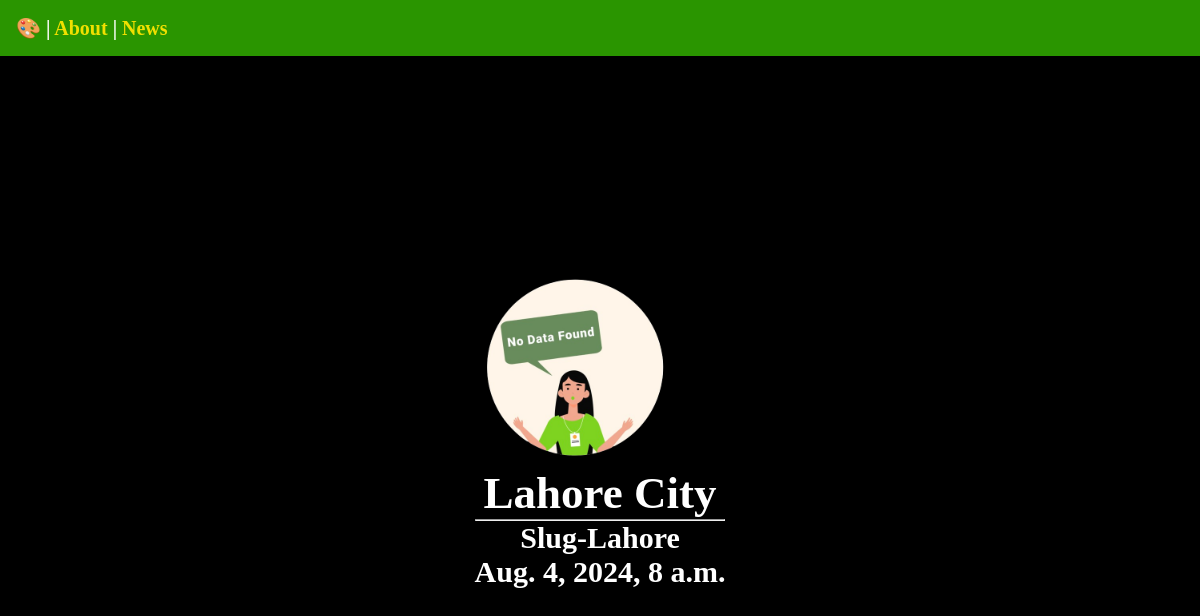
Page /postsApp/Lahore-post on the committed database.
### postsApp/models.py (models this page shows, shortened)
class Post(models.Model):
    title = models.CharField(max_length=75)
    body = models.TextField()
    city = models.CharField(max_length=75)
    slug = models.SlugField()  # Set a default value for slug
    date = models.DateTimeField(auto_now_add=True)
    banner=models.ImageField(default='fallback.png',blank=True)

### postsApp/views.py (the view)
# urls.py: path('<slug:slug>', views.post_page, name="page"),
def post_page(request, slug):
    post = Post.objects.get(slug=slug)
    return render(request, "posts/post_page.html", {'post': post})

### postsApp/Templates/posts/post_page.html (shortened to what this page needs)
{% extends "Layout.html" %}
{%block content %}
<section>
  <img class="banner" src="{{post.banner.url}}" alt="{{post.title}}">
  <h1>{{ post.title }}</h1>
  <hr />
  <p>{{ post.city }}</p>
  <p>{{ post.date }}</p>
</section>
{% endblock %}

### staticData/css/style.css (style rules this page uses)
* { margin: 0; padding: 0; box-sizing: border-box; }
body { display: grid; place-content: center; min-height: 100vh; background-color: black; color: white; font-size: 30px; font-weight: bold; display: flex; flex-flow: column; }
h1,p { text-align: center; }
.banner { display: block; max-width: 200px; width: 100%; }

### rows in the picture
Post: banner (picture), title "Lahore City", city "Slug-Lahore", date "Aug. 4, 2024, 8 a.m."
